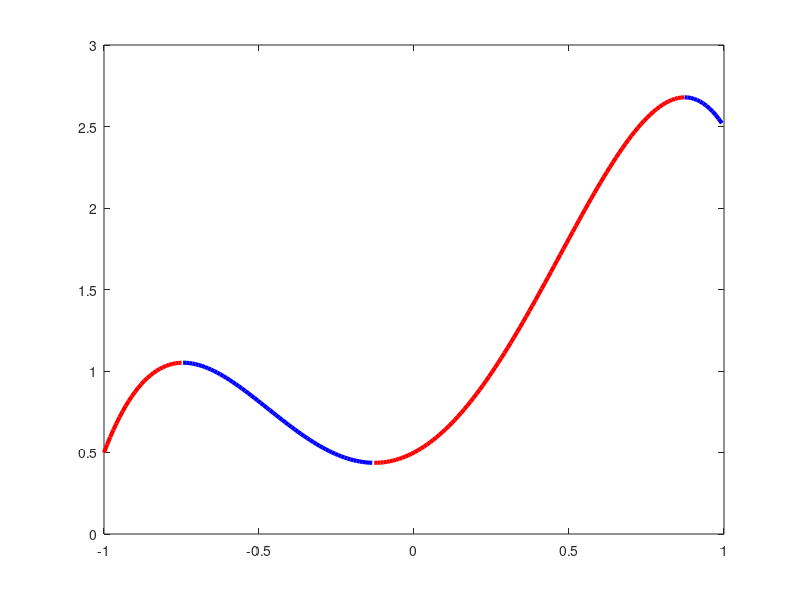

MATLAB code to generate this figure:
%Napisz program, który dla wielomianu o następujących współczynnikach: p=[-3 0 4 1 .5]; 
% w przedziale od (-1,1) wykreśli kolorem czerwonym przedziały, w których funkcja jest rosnąca, a kolorem
% niebieskim gdy jest rosnąca.

close all
clear all
clc
p=[-3 0 4 1 .5];
a=-1;
b=1;
dp=polyder(p);
rdp=[roots(dp); a; b];
indx=zeros(size(rdp));
j=1;
for i=1:length(rdp)
	if ~isreal(rdp(i)) || rdp(i)<a || rdp(i)>b
		indx(j)=i;
		j=j+1;
	end
end

indx(indx==0)=[];
rdp(indx)=[];
rdp=sort(rdp);
for i=1:length(rdp)-1
		X=rdp(i):0.01:rdp(i+1);
		Y=polyval(p,X);
		if polyval(dp,(rdp(i)+rdp(i+1))/2)>0
			plot(X,Y,'r','LineWidth',3');
		else
			plot(X,Y,'b','LineWidth',3');
		end
	hold on
end
